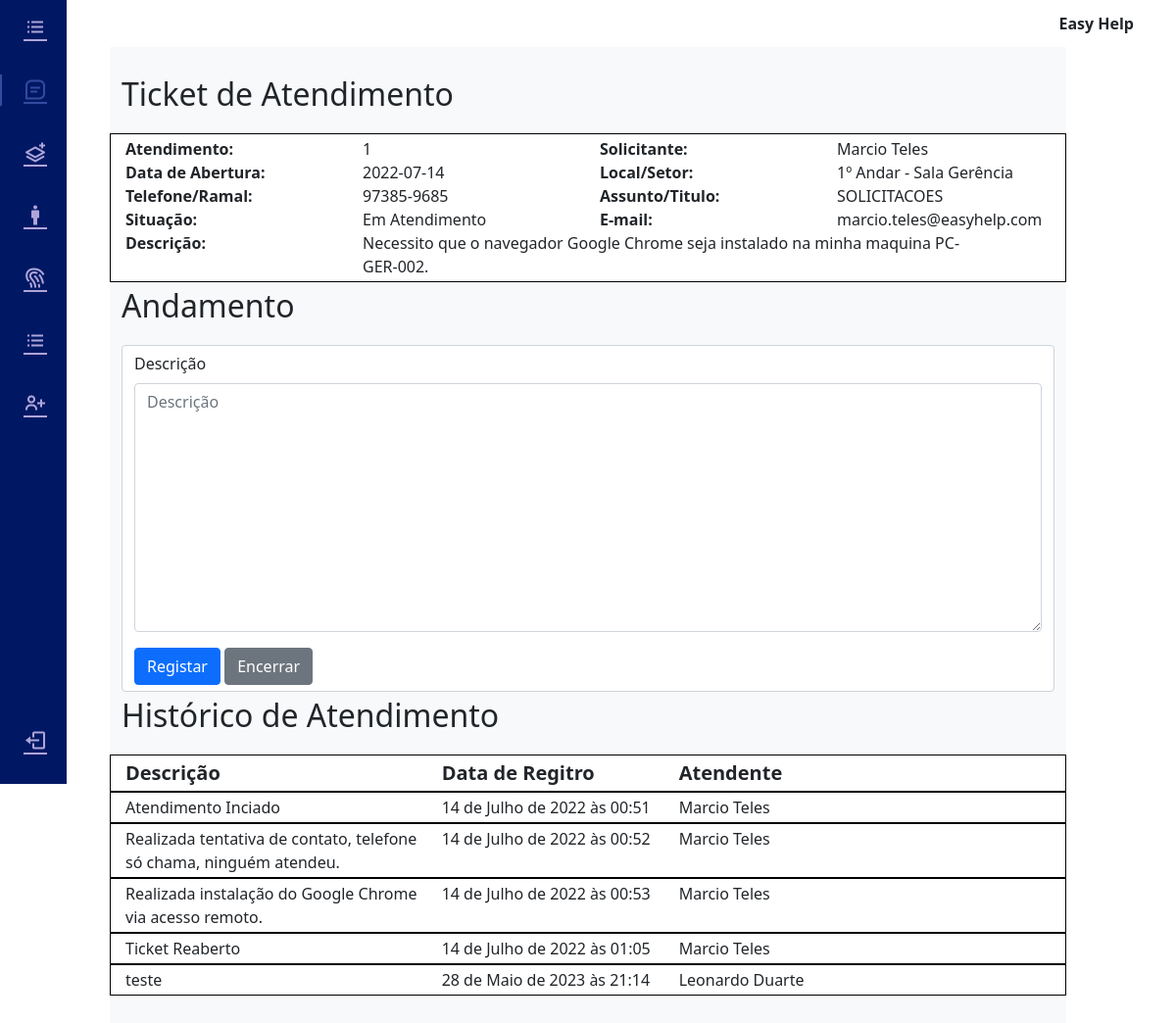
/tickets/1 (signed in), run on the app's committed database.
### tickets/models.py (models this page shows, shortened)
class OpenTicketModel(models.Model):
    id_ticket = models.IntegerField('idticket', primary_key=True, auto_created=True, unique=True)
    nome = models.CharField('nome', max_length=50)
    email = models.EmailField('email', max_length=100)
    setor = models.CharField('Setor', max_length=50)
    tel_ramal = models.CharField('contato', max_length=50)
    titulo = models.CharField('titulo', max_length=100)
    dsticket = models.CharField('dschamado', max_length=1500)
    createDate = models.DateTimeField('createdate', default=timezone.now)
    status = models.FloatField(default=False)
    closeDate = models.DateTimeField('closeDate', default=timezone.now)

class historiesForTickets(models.Model):
    idTicket = models.IntegerField('idticket')
    idUser = models.IntegerField('iduserresponsavel', default=False)
    dstkHistories = models.CharField('dsticket', max_length=1500)
    dateHistories = models.DateTimeField('date', default=timezone.now)

### tickets/views.py (the view, shortened to what this page needs)
# urls.py: path('tickets/<int:id_ticket>', ticketPage, name='ticket')
def ticketPage(request, id_ticket):
    def TabelaRelacional(obj_all, dstkHistories):
        obj_all.create(idTicket=id_ticket, idUser=request.user.id, dstkHistories=dstkHistories)
        print(request.POST)
    def iniciarAtendimento():
        try:
            ticket = OpenTicketModel.objects.get(id_ticket=id_ticket)
            if request.POST:
                ticket.status = '2'
                tableRelac = historiesForTickets.objects.all()
                TabelaRelacional(tableRelac, "Atendimento Inciado")
                ticket.save()
            else:
                pass
        except KeyError:
            pass
    def encerrarTicket():
        try:
            ticket = OpenTicketModel.objects.get(id_ticket=id_ticket)
            if request.POST['encerrar'] == "":
                ticket.status = '1'
                ticket.closeDate = timezone.now()
                ticket.save()
            else:
                pass
        except KeyError:
            print('teste')
    def reabrirTicket():
        try:
            ticket = OpenTicketModel.objects.get(id_ticket=id_ticket)
            if request.GET:
                ticket.status = '2'
                tableRelac = historiesForTickets.objects.all()
                TabelaRelacional(tableRelac, 'Ticket Reaberto')
                ticket.save()
            else:
                pass
        except KeyError:
            pass
    if request.user.is_authenticated:
        if request.POST:
            form = historiesForTicketsForm(request.POST)
            if form.is_valid():
                tableRelac = historiesForTickets.objects.all()
                TabelaRelacional(tableRelac, request.POST['dstkHistories'])
                encerrarTicket()
                form = historiesForTicketsForm()
                return redirect('index')
            else:
                iniciarAtendimento()
        elif request.GET:
            reabrirTicket()
            form = historiesForTicketsForm()
        else:
            form = historiesForTicketsForm()
        tablehistor = historiesForTickets.objects.filter(idTicket=id_ticket)
        tableUser= User.objects.filter().order_by('id')
        context = {
            'ticketObj': OpenTicketModel.objects.get(id_ticket=id_ticket),
            'form': form,
            'tablehistor': tablehistor,
            'tableuser': tableUser,
            'Groups': str(User.objects.get(id=request.user.id).groups.all()),
        }
        return render(request, 'ticketPage.html', context)
    else:
        messages.error(request, 'Efetuar Login Para Continuar!')
        return redirect('auth')

### tickets/forms.py
class historiesForTicketsForm(ModelForm):
    dstkHistories = forms.CharField(label='Descrição', required=True, max_length=1500, widget=forms.Textarea)
    class Meta:
        model = historiesForTickets
        fields = [
            'dstkHistories'
        ]

### tickets/templates/ticketPage.html (shortened to what this page needs)
{% extends 'base.html' %}
{% load django_bootstrap5 %}
{% load static %}
{% block Tkicon %}
<a href="#" class="nav_link active"> <i class='bx bx-message-square-detail nav_icon'></i> <span class="nav_name">Users</span> </a>
{% endblock %}
{% block content %}
    <br>
    <br>
    <br>
    <div class="container">
        <p class="fs-2 fw-bolt">
            Ticket de Atendimento
        </p>
        <div class="row row-cols-4">
            <div class="col fs-6 fw-bolder">
                Atendimento:
            </div>
            <div class="col">
                {{ ticketObj.pk }}
            </div>
            <div class="col fs-6 fw-bolder">
                Solicitante:
            </div>
            <div class="col">
                {{ ticketObj.nome }}
            </div>
            <div class="col fs-6 fw-bolder">
                Data de Abertura:
            </div>
            <div class="col">
                {{ ticketObj.createDate.date.isoformat.title }}
            </div>
            <div class="col fs-6 fw-bolder">
                Local/Setor:
            </div>
            <div class="col">
                {{ ticketObj.setor }}
            </div>
            <div class="col fs-6 fw-bolder">
                Telefone/Ramal:
            </div>
            <div class="col">
                {{ ticketObj.tel_ramal }}
            </div>
            <div class="col fs-6 fw-bolder">
                Assunto/Titulo:
            </div>
            <div class="col">
                {{ ticketObj.titulo }}
            </div>
            <div class="col fs-6 fw-bolder">
                Situação:
            </div>
            <div class="col">
                {% if ticketObj.status == 0 %}
                    Aguardando Atendimento
                {% elif ticketObj.status == 2 %}
                    Em Atendimento
                {% else %}
                    Encerrado
                {% endif %}
            </div>
            <div class="col fs-6 fw-bolder">
                E-mail:
            </div>
            <div class="col">
                {{ ticketObj.email }}
            </div>
            <div class="col fs-6 fw-bolder">
                Descrição:
            </div>
            <div class="col col-lg-8">
                {{ ticketObj.dsticket }}
            </div>
        </div>
    </div>
    {% if ticketObj.status != 0 or 'Atendente' in Groups%}
    <div class="container">
        <p class="fs-2 fw-bolt">
            Andamento
        </p>
        {% if ticketObj.status == 2 %}
            <form action="{% url 'ticket' ticketObj.id_ticket %}" method="post" class="form-control" autocomplete="off" enctype="multipart/form-data">
                {% bootstrap_form form %}
                    <button type="submit" class="btn btn-primary">Registar</button>
                {% if 'Atendente' in Groups %}
                    <button type="submit" name="encerrar" class="btn btn-secondary">Encerrar</button>
                {% endif %}
            </form>
        {% elif ticketObj.status == 0 %}
            <form action="{% url 'ticket' ticketObj.id_ticket %}" method="post" class="form-control" autocomplete="off" enctype="multipart/form-data">
                {% csrf_token %}
                    <button type="submit" class="btn btn-primary" id="iniciaratendimento">Iniciar Atendimento</button>
            </form>
        {% else %}
            <form action="{% url 'ticket' ticketObj.id_ticket %}" method="get" class="form-control" autocomplete="off" enctype="multipart/form-data">
                {% csrf_token %}
                <button type="submit" class="btn btn-primary" id="reabrirticket">Reabrir Ticket</button>
            </form>
        {% endif %}
    </div>
    {% endif %}
    <div class="container">
        <p class="fs-2 fw-bolt">
            Histórico de Atendimento
        </p>
            <div class="row row-cols-3">
                <div class="col fs-5 fw-bolder">
                    Descrição
                </div>
                <div class="col-3 fs-5 fw-bolder">
                    Data de Regitro
                </div>
                <div class="col-2 fs-5 fw-bolder">
                    Atendente
                </div>
            </div>
                {% for hist in tablehistor %}
                        <div class="row row-cols-3">
                            <div class="col">
                                {{ hist.dstkHistories }}
                            </div>
                            <div class="col-3">
                                {{ hist.dateHistories }}
                            </div>
                            <div class="col-2">
                                {% for user in tableuser %}
                                    {% if user.id == hist.idUser %}
                                        {{ user.first_name }} {{ user.last_name }}
                                    {% endif %}
                                {% endfor %}
                            </div>
                            </div>
                {% endfor %}
        <br>
        <br>
        </div>
{% endblock %}

### templates/base.html (shortened to what this page needs)
{% load static %}
{% load django_bootstrap5 %}
<!DOCTYPE html>
<html lang="pt-br">
<head>
    <link rel="stylesheet" href="{% static 'css/estilos.css' %}">
    <link rel="stylesheet" href="https://cdn.jsdelivr.net/npm/bootstrap@5.0.0-beta1/dist/css/bootstrap.min.css">
    <link rel="stylesheet" href="https://cdn.jsdelivr.net/npm/bootstrap@5.0.0-beta1/dist/js/bootstrap.bundle.min.js">
    <link rel="stylesheet" href="https://cdnjs.cloudflare.com/ajax/libs/jquery/3.2.1/jquery.min.js">
    <link rel="stylesheet" href="https://cdn.jsdelivr.net/npm/boxicons@latest/css/boxicons.min.css">
    <link rel="stylesheet" href="https://cdnjs.cloudflare.com/ajax/libs/font-awesome/4.0.3/css/font-awesome.css">
</head>
<body id="body-pd" class="body-pd">
    <header class="header d-flex justify-content-end" id="header body-pd">
            <b class="p-2">Easy Help</b>
        <div class="header_img"> </div>
    </header>
    <div class="l-navbar show" id="nav-bar">
        <nav class="nav">
            <div>
                <div class="nav_list">
                {% block nav_list %}
                    <a href="{% url 'index' %}" class="nav_link {% block index %}{% endblock %}"> <i class='bx bx-list-ul nav_icon'></i> <span class="nav_name">Stats</span> </a>
                    {% block Tkicon %}{% endblock %}
                    <a href="{% url 'tickets' %}" class="nav_link {% block tickets %}{% endblock %}"> <i class='bx bx-layer-plus nav_icon'></i> <span class="nav_name">Dashboard</span> </a>
                    <a href="{% url 'user' %}" class="nav_link {% block user %}{% endblock %}"> <i class='bx bx-male nav_icon'></i> <span class="nav_name">Messages</span> </a>
                    <a href="{% url 'caduser' %}" class="nav_link {% block caduser %}{% endblock %}"> <i class='bx bx-fingerprint nav_icon'></i> <span class="nav_name">Bookmark</span> </a>
                    <a href="" class="nav_link {% block Listusers %}{% endblock %}"> <i class='bx bx-list-ul nav_icon'></i> <span class="nav_name">Bookmark</span> </a>
                    <a href="{% url 'cadClientes' %}" class="nav_link {% block cadClient %}{% endblock %}"> <i class='bx bx-user-plus nav_icon'></i> <span class="nav_name">Bookmark</span> </a>
                {% endblock %}
                </div>
            </div>
            <a href="{% url 'logout' %}" class="nav_link"> <i class='bx bx-log-out nav_icon'></i> <span class="nav_name">Logout</span> </a>
        </nav>
    </div>
    <div class="height-100 bg-light">
        {% block content %}
        {% endblock %}
    </div>
</body>
</html>

### tickets/static/css/estilos.css (style rules this page uses)
.row { display: grid; }
.bg-light { background-color: #F7F6FB!important; }
.row { padding: 3px; background-color: white; border: 1px solid black; }
:root { --header-height: 3rem; --nav-width: 68px; --rosinha: #C64CFF; --first-color: #001864; --first-color-light: #afa5d9; --white-color: rgba(132, 157, 255, 0.38); --body-font: 'Nunito', sans-serif; --normal-font-size: 1rem; --z-fixed: 100; --clarinha: #93ccb7 }
body { position: relative; margin: var(--header-height) 0 0 0; padding: 0 7rem;font-family: var(--body-font); font-size: var(--normal-font-size); transition: .5s }
a { text-decoration: none }
.header { height: var(--header-height); width: 100%; position: fixed; top: 0; left: 0; display: flex; align-items: center; justify-content: space-between; padding: 0 rem; background-color: white; z-index: var(--z-fixed); transition: .5s }
.header_img { width: 35px; height: 35px; display: flex; justify-content: center; border-radius: 50%; overflow: hidden }
.l-navbar { position: fixed; top: 0; left: -30%; width: var(--nav-width); height: 100vh; background-color: var(--first-color); padding: .5rem 1rem 0 0; transition: .5s; z-index: var(--z-fixed) }
.nav { height: 100%; display: flex; flex-direction: column; justify-content: space-between; overflow: hidden }
.nav_logo, .nav_link { display: grid; grid-template-columns: max-content max-content; align-items: center; column-gap: 1rem; padding: .5rem 0 .5rem 1.5rem }
.nav_link { position: relative; color: var(--first-color-light); margin-bottom: 1.5rem;transition: .3s }
.nav_icon { font-size: 1.50rem }
.show { left: 0 }
.active { color: var(--white-color) }
.active::before { content: ''; position: absolute; left: 0; width: 2px; height: 32px; background-color: var(--white-color) }

### data on the page
OpenTicketModel: pk "1", nome "Marcio Teles", createDate "2022-07-14", setor "1º Andar - Sala Gerência", tel_ramal "97385-9685", titulo "SOLICITACOES", email "marcio.teles@easyhelp.com", dsticket "Necessito que o navegador Google Chrome seja instalado na minha maquina PC-GER-002."
historiesForTickets: dstkHistories "Atendimento Inciado", dateHistories "14 de Julho de 2022 às 00:51"
historiesForTickets: dstkHistories "Realizada tentativa de contato, telefone só chama, ninguém atendeu.", dateHistories "14 de Julho de 2022 às 00:52"
historiesForTickets: dstkHistories "Realizada instalação do Google Chrome via acesso remoto.", dateHistories "14 de Julho de 2022 às 00:53"
historiesForTickets: dstkHistories "Ticket Reaberto", dateHistories "14 de Julho de 2022 às 01:05"
historiesForTickets: dstkHistories "teste", dateHistories "28 de Maio de 2023 às 21:14"

### other printed values
{{ user.first_name }} "Marcio"
{{ user.last_name }} "Teles"
{{ user.first_name }} "Leonardo"
{{ user.last_name }} "Duarte"
